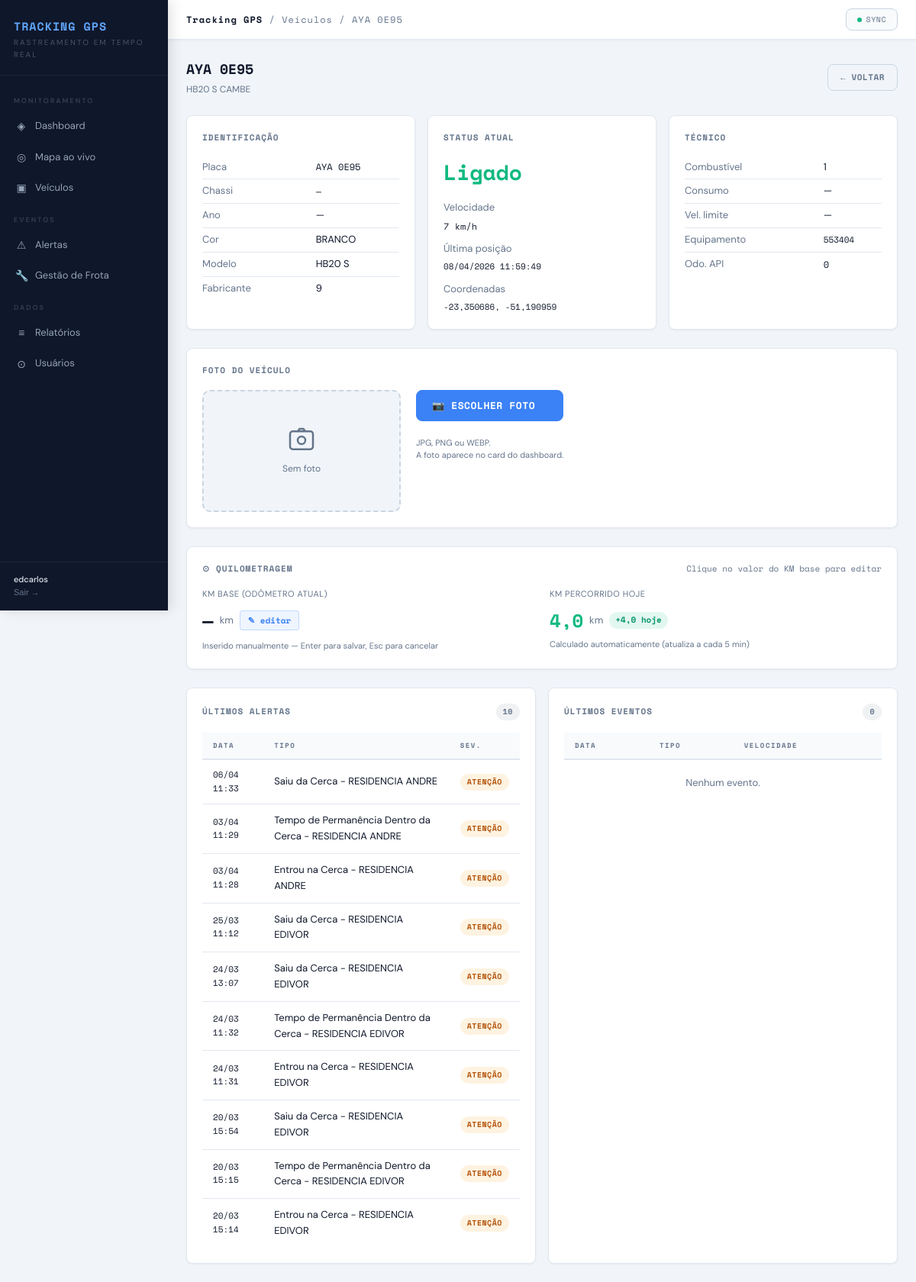
/veiculos/26/ (signed in), run on the app's committed database.
### core/models.py (models this page shows, shortened)
class Vehicle(models.Model):
    api_id          = models.CharField(max_length=20, unique=True, verbose_name="ID API")
    api_client_id   = models.CharField(max_length=20, blank=True)
    placa           = models.CharField(max_length=20, blank=True, verbose_name="Placa")
    tag             = models.CharField(max_length=50, blank=True, verbose_name="Tag")
    descricao       = models.CharField(max_length=200, blank=True, verbose_name="Descrição")
    chassi          = models.CharField(max_length=50, blank=True)
    ano             = models.CharField(max_length=10, blank=True)
    cor             = models.CharField(max_length=50, blank=True)
    tipo            = models.CharField(max_length=10, blank=True)
    fabricante      = models.CharField(max_length=10, blank=True)
    modelo          = models.CharField(max_length=100, blank=True)
    combustivel     = models.CharField(max_length=10, blank=True)
    consumo         = models.CharField(max_length=20, blank=True)
    velocidade_limite = models.CharField(max_length=20, blank=True)
    odometro        = models.CharField(max_length=20, blank=True)
    equipamento     = models.CharField(max_length=100, blank=True, null=True)
    latitude        = models.FloatField(null=True, blank=True)
    longitude       = models.FloatField(null=True, blank=True)
    velocidade_atual = models.FloatField(null=True, blank=True)
    ignicao         = models.BooleanField(null=True, blank=True)
    direcao         = models.FloatField(null=True, blank=True, verbose_name="Direção (graus)")
    ultima_posicao  = models.DateTimeField(null=True, blank=True)
    foto            = models.ImageField(upload_to='veiculos/', null=True, blank=True, verbose_name="Foto")
    km_base         = models.FloatField(null=True, blank=True, verbose_name="KM Base (odômetro manual)")
    km_percorrido_hoje = models.FloatField(default=0.0, verbose_name="KM percorrido hoje")
    km_dia_data     = models.DateField(null=True, blank=True, verbose_name="Data referência km diário")
    ativo           = models.BooleanField(default=True)
    criado_em       = models.DateTimeField(auto_now_add=True)
    atualizado_em   = models.DateTimeField(auto_now=True)
    class Meta:
        verbose_name = "Veículo"
        verbose_name_plural = "Veículos"
        ordering = ['placa']
    @property
    def status_display(self):
        if self.ignicao is None:
            return "Desconhecido"
        return "Ligado" if self.ignicao else "Desligado"
    @property
    def status_color(self):
        if self.ignicao is None:
            return "gray"
        return "green" if self.ignicao else "red"

class Alert(models.Model):
    SEVERIDADE_CHOICES = [
        ('info',    'Informação'),
        ('warning', 'Atenção'),
        ('danger',  'Crítico'),
    ]
    vehicle         = models.ForeignKey(Vehicle, on_delete=models.CASCADE, related_name='alerts')
    api_alert_id    = models.CharField(max_length=50, blank=True)
    tipo            = models.CharField(max_length=100, blank=True, verbose_name="Tipo")
    descricao       = models.TextField(blank=True, verbose_name="Descrição")
    severidade      = models.CharField(max_length=10, choices=SEVERIDADE_CHOICES, default='info')
    latitude        = models.FloatField(null=True, blank=True)
    longitude       = models.FloatField(null=True, blank=True)
    lido            = models.BooleanField(default=False)
    ocorrido_em     = models.DateTimeField(default=timezone.now)
    criado_em       = models.DateTimeField(auto_now_add=True)
    class Meta:
        verbose_name = "Alerta"
        verbose_name_plural = "Alertas"
        ordering = ['-ocorrido_em']

### core/views.py (the view)
# urls.py: path('veiculos/<int:pk>/',         views.veiculo_detalhe,      name='veiculo_detalhe'),
@login_required
def veiculo_detalhe(request, pk):
    veiculo  = get_object_or_404(Vehicle, pk=pk)
    eventos  = veiculo.events.order_by('-ocorrido_em')[:30]
    alertas  = veiculo.alerts.order_by('-ocorrido_em')[:30]
    return render(request, 'core/veiculo_detalhe.html', {
        'veiculo': veiculo,
        'eventos': eventos,
        'alertas': alertas,
    })

### core/context_processors.py (called while the page is built)
def nao_lidos(request):
    if request.user.is_authenticated:
        return {'nao_lidos': Alert.objects.filter(lido=False).count()}
    return {'nao_lidos': 0}

### core/templates/core/veiculo_detalhe.html (shortened to what this page needs)
{% extends 'core/base.html' %}
{% block topbar_title %}<span>Tracking GPS</span> / Veículos / {{ veiculo.placa }}{% endblock %}
{% block content %}
<div class="page-header">
  <div>
    <div class="page-title">{{ veiculo.placa }}</div>
    <div class="page-sub">{{ veiculo.descricao }}</div>
  </div>
  <a href="{% url 'veiculos' %}" class="btn btn-ghost">← Voltar</a>
</div>
<div class="grid-3" style="margin-bottom:24px">
  <div class="card">
    <div class="card-title" style="margin-bottom:14px">Identificação</div>
    <table style="font-size:13px;width:100%">
      <tr><td class="detail-td-label">Placa</td><td class="detail-td-val mono">{{ veiculo.placa }}</td></tr>
      <tr><td class="detail-td-label">Chassi</td><td class="detail-td-val mono">{{ veiculo.chassi|default:"—" }}</td></tr>
      <tr><td class="detail-td-label">Ano</td><td class="detail-td-val">{{ veiculo.ano|default:"—" }}</td></tr>
      <tr><td class="detail-td-label">Cor</td><td class="detail-td-val">{{ veiculo.cor|default:"—" }}</td></tr>
      <tr><td class="detail-td-label">Modelo</td><td class="detail-td-val">{{ veiculo.modelo|default:"—" }}</td></tr>
      <tr><td class="detail-td-label">Fabricante</td><td class="detail-td-val">{{ veiculo.fabricante|default:"—" }}</td></tr>
    </table>
  </div>
  <div class="card">
    <div class="card-title" style="margin-bottom:14px">Status atual</div>
    <div style="font-size:28px;font-family:var(--mono);font-weight:700;color:var(--{{ veiculo.status_color }})">
      {{ veiculo.status_display }}
    </div>
    <div style="margin-top:14px;font-size:13px">
      <div style="color:var(--muted);margin-bottom:4px">Velocidade</div>
      <div class="mono">{% if veiculo.velocidade_atual %}{{ veiculo.velocidade_atual|floatformat:0 }} km/h{% else %}—{% endif %}</div>
    </div>
    <div style="margin-top:10px;font-size:13px">
      <div style="color:var(--muted);margin-bottom:4px">Última posição</div>
      <div class="mono" style="font-size:11px">{% if veiculo.ultima_posicao %}{{ veiculo.ultima_posicao|date:"d/m/Y H:i:s" }}{% else %}—{% endif %}</div>
    </div>
    {% if veiculo.latitude %}
    <div style="margin-top:10px;font-size:13px">
      <div style="color:var(--muted);margin-bottom:4px">Coordenadas</div>
      <div class="mono" style="font-size:11px">{{ veiculo.latitude|floatformat:6 }}, {{ veiculo.longitude|floatformat:6 }}</div>
    </div>
    {% endif %}
  </div>
  <div class="card">
    <div class="card-title" style="margin-bottom:14px">Técnico</div>
    <table style="font-size:13px;width:100%">
      <tr><td class="detail-td-label">Combustível</td><td class="detail-td-val">{{ veiculo.combustivel|default:"—" }}</td></tr>
      <tr><td class="detail-td-label">Consumo</td><td class="detail-td-val">{% if veiculo.consumo %}{{ veiculo.consumo }} km/l{% else %}—{% endif %}</td></tr>
      <tr><td class="detail-td-label">Vel. limite</td><td class="detail-td-val">{% if veiculo.velocidade_limite %}{{ veiculo.velocidade_limite }} km/h{% else %}—{% endif %}</td></tr>
      <tr><td class="detail-td-label">Equipamento</td><td class="detail-td-val mono" style="font-size:11px">{{ veiculo.equipamento|default:"—" }}</td></tr>
      <tr><td class="detail-td-label">Odo. API</td><td class="detail-td-val mono">{{ veiculo.odometro|default:"—" }}</td></tr>
    </table>
  </div>
</div>
<div class="card" style="margin-bottom:24px">
  <div class="card-header">
    <div class="card-title">Foto do Veículo</div>
  </div>
  <div style="display:flex;align-items:flex-start;gap:20px;flex-wrap:wrap">
    <div id="foto-preview-wrap" style="position:relative;flex-shrink:0">
      {% if veiculo.foto %}
        <img id="foto-preview" src="{{ veiculo.foto.url }}" alt="{{ veiculo.placa }}"
             style="width:260px;height:160px;object-fit:cover;border-radius:10px;border:1px solid var(--border2);">
      {% else %}
        <div id="foto-preview" style="width:260px;height:160px;border-radius:10px;border:2px dashed var(--border2);
             background:var(--bg);display:flex;flex-direction:column;align-items:center;justify-content:center;gap:8px;color:var(--muted)">
          <svg width="40" height="40" viewBox="0 0 24 24" fill="none" stroke="currentColor" stroke-width="1.5">
            <rect x="3" y="5" width="18" height="14" rx="2"/><circle cx="12" cy="12" r="3"/>
            <path d="M9 5l1.5-2h3L15 5"/>
          </svg>
          <span style="font-size:12px">Sem foto</span>
        </div>
      {% endif %}
    </div>
    <div style="display:flex;flex-direction:column;gap:10px;justify-content:center">
      <label for="foto-file-input" class="btn btn-primary" style="cursor:pointer;font-size:13px;padding:9px 20px;display:inline-flex;align-items:center;gap:6px">
        📷 Escolher foto
      </label>
      <div style="font-size:11px;color:var(--muted);line-height:1.5">
        JPG, PNG ou WEBP.<br>A foto aparece no card do dashboard.
      </div>
    </div>
  </div>
</div>
<div class="card" style="margin-bottom:24px">
  <div class="card-header">
    <div class="card-title">⊙ Quilometragem</div>
    <span style="font-size:11px;color:var(--muted);font-family:var(--mono)">
      Clique no valor do KM base para editar
    </span>
  </div>
  <div style="display:grid;grid-template-columns:repeat(auto-fit,minmax(200px,1fr));gap:20px">
    <div>
      <div style="font-size:11px;color:var(--muted);text-transform:uppercase;letter-spacing:.5px;margin-bottom:6px">
        KM Base (odômetro atual)
      </div>
      <div id="km-view" style="display:flex;align-items:center;gap:8px">
        <span id="km-base-val" class="mono" style="font-size:24px;font-weight:700;color:var(--text)">{% if veiculo.km_base is not None %}{{ veiculo.km_base|floatformat:0 }}{% else %}—{% endif %}</span>
        <span style="font-size:13px;color:var(--muted)">km</span>
        <button class="km-edit-btn" onclick="abrirEdicaoKm()">✎ editar</button>
      </div>
      <div style="font-size:11px;color:var(--muted);margin-top:6px">Inserido manualmente — Enter para salvar, Esc para cancelar</div>
    </div>
    <div>
      <div style="font-size:11px;color:var(--muted);text-transform:uppercase;letter-spacing:.5px;margin-bottom:6px">
        KM percorrido hoje
      </div>
      <div style="display:flex;align-items:center;gap:8px">
        <span class="mono" style="font-size:24px;font-weight:700;color:var(--green)">
          {{ veiculo.km_percorrido_hoje|floatformat:1 }}
        </span>
        <span style="font-size:13px;color:var(--muted)">km</span>
        {% if veiculo.km_percorrido_hoje > 0 %}
        <span class="km-hoje-pill">+{{ veiculo.km_percorrido_hoje|floatformat:1 }} hoje</span>
        {% endif %}
      </div>
      <div style="font-size:11px;color:var(--muted);margin-top:4px">Calculado automaticamente (atualiza a cada 5 min)</div>
    </div>
  </div>
</div>
<div class="grid-2">
  <div class="card">
    <div class="card-header">
      <div class="card-title">Últimos Alertas</div>
      <span class="badge badge-gray">{{ alertas|length }}</span>
    </div>
    <div class="table-wrap">
      <table>
        <thead><tr><th>Data</th><th>Tipo</th><th>Sev.</th></tr></thead>
        <tbody>
          {% for a in alertas %}
          <tr>
            <td class="mono" style="font-size:11px">{{ a.ocorrido_em|date:"d/m H:i" }}</td>
            <td>{{ a.tipo }}</td>
            <td>
              {% if a.severidade == 'danger' %}<span class="badge badge-red">CRÍTICO</span>
              {% elif a.severidade == 'warning' %}<span class="badge badge-yellow">ATENÇÃO</span>
              {% else %}<span class="badge badge-blue">INFO</span>{% endif %}
            </td>
          </tr>
          {% empty %}
          <tr><td colspan="3" style="color:var(--muted);text-align:center;padding:20px">Nenhum alerta.</td></tr>
          {% endfor %}
        </tbody>
      </table>
    </div>
  </div>
  <div class="card">
    <div class="card-header">
      <div class="card-title">Últimos Eventos</div>
      <span class="badge badge-gray">{{ eventos|length }}</span>
    </div>
    <div class="table-wrap">
      <table>
        <thead><tr><th>Data</th><th>Tipo</th><th>Velocidade</th></tr></thead>
        <tbody>
          {% for e in eventos %}
          <tr>
            <td class="mono" style="font-size:11px">{{ e.ocorrido_em|date:"d/m H:i" }}</td>
            <td>{{ e.tipo }}</td>
            <td class="mono">{% if e.velocidade %}{{ e.velocidade|floatformat:0 }} km/h{% else %}—{% endif %}</td>
          </tr>
          {% empty %}
          <tr><td colspan="3" style="color:var(--muted);text-align:center;padding:20px">Nenhum evento.</td></tr>
          {% endfor %}
        </tbody>
      </table>
    </div>
  </div>
</div>
{% endblock %}

### core/templates/core/base.html (shortened to what this page needs)
<!DOCTYPE html>
<html lang="pt-BR">
<head>
</head>
<body>
<nav class="sidebar">
  <div class="sidebar-logo">
    <div class="brand">TRACKING GPS</div>
    <div class="tagline">Rastreamento em Tempo Real</div>
  </div>
  <div class="sidebar-nav">
    <div class="nav-label">Monitoramento</div>
    <a href="{% url 'dashboard' %}" class="nav-link {% if request.resolver_match.url_name == 'dashboard' %}active{% endif %}">
      <span class="nav-icon">◈</span> Dashboard
    </a>
    <a href="{% url 'mapa' %}" class="nav-link {% if request.resolver_match.url_name == 'mapa' %}active{% endif %}">
      <span class="nav-icon">◎</span> Mapa ao vivo
    </a>
    <a href="{% url 'veiculos' %}" class="nav-link {% if request.resolver_match.url_name == 'veiculos' %}active{% endif %}">
      <span class="nav-icon">▣</span> Veículos
    </a>
    <div class="nav-label">Eventos</div>
    <a href="{% url 'alertas' %}" class="nav-link {% if request.resolver_match.url_name == 'alertas' %}active{% endif %}">
      <span class="nav-icon">⚠</span> Alertas
    </a>
    <a href="{% url 'frota' %}" class="nav-link {% if request.resolver_match.url_name in 'frota,manutencao_criar,manutencao_editar,ocorrencia_criar,ocorrencia_editar' %}active{% endif %}">
      <span class="nav-icon">🔧</span> Gestão de Frota
    </a>
    <div class="nav-label">Dados</div>
    <a href="{% url 'relatorios' %}" class="nav-link {% if request.resolver_match.url_name == 'relatorios' %}active{% endif %}">
      <span class="nav-icon">≡</span> Relatórios
    </a>
    {% if request.user.is_staff or request.user.is_superuser %}
    <a href="{% url 'usuarios' %}" class="nav-link {% if request.resolver_match.url_name in 'usuarios,usuario_criar,usuario_editar' %}active{% endif %}">
      <span class="nav-icon">⊙</span> Usuários
    </a>
    {% endif %}
  </div>
  <div class="sidebar-footer">
    <div class="user">{{ request.user.get_full_name|default:request.user.username }}</div>
    <form method="post" action="{% url 'logout' %}" style="margin:0">
      <button type="submit" style="background:none;border:none;cursor:pointer;color:var(--muted);font-size:11px;padding:0;">Sair →</button>
    </form>
  </div>
</nav>
<div class="topbar">
  <div class="topbar-title">
    {% block topbar_title %}{% endblock %}
  </div>
  <div class="topbar-actions">
    <button class="sync-btn" onclick="syncAgora()" id="sync-btn">
      <span class="sync-dot" id="sync-dot"></span>
      <span id="sync-txt">SYNC</span>
    </button>
  </div>
</div>
<main class="main">
  <div class="content">
    {% block content %}{% endblock %}
  </div>
</main>
</body>
</html>

### core/templates/core/veiculo_detalhe.html (style rules this page uses)
.km-edit-btn { background: rgba(59,130,246,.08); border: 1px solid rgba(59,130,246,.25); cursor: pointer; color: var(--accent); font-size: 11px; padding: 4px 10px; border-radius: 4px; transition: all .15s; font-family: var(--mono); font-weight: 700; }
.km-hoje-pill { display: inline-block; background: rgba(16,185,129,.12); color: #059669; font-family: var(--mono); font-size: 11px; font-weight: 700; padding: 2px 8px; border-radius: 20px; }
.detail-td-label { color: var(--muted); padding: 5px 0; padding-right: 16px; white-space: nowrap; }
.detail-td-val { padding: 5px 0; }

### data on the page
Vehicle: placa "AYA 0E95", descricao "HB20 S CAMBE", chassi "—", ano "—", cor "BRANCO", modelo "HB20 S", fabricante "9", status_display "Ligado", velocidade_atual "7", ultima_posicao "08/04/2026 11:59:49", latitude "-23,350686", longitude "-51,190959", combustivel "1", equipamento "553404", odometro "0", km_percorrido_hoje "4,0"
Alert: ocorrido_em "06/04 11:33", tipo "Saiu da Cerca - RESIDENCIA ANDRE", severidade "ATENÇÃO"
Alert: ocorrido_em "03/04 11:29", tipo "Tempo de Permanência Dentro da Cerca - RESIDENCIA ANDRE", severidade "ATENÇÃO"
Alert: ocorrido_em "03/04 11:28", tipo "Entrou na Cerca - RESIDENCIA ANDRE", severidade "ATENÇÃO"
Alert: ocorrido_em "25/03 11:12", tipo "Saiu da Cerca - RESIDENCIA EDIVOR", severidade "ATENÇÃO"
Alert: ocorrido_em "24/03 13:07", tipo "Saiu da Cerca - RESIDENCIA EDIVOR", severidade "ATENÇÃO"
Alert: ocorrido_em "24/03 11:32", tipo "Tempo de Permanência Dentro da Cerca - RESIDENCIA EDIVOR", severidade "ATENÇÃO"
Alert: ocorrido_em "24/03 11:31", tipo "Entrou na Cerca - RESIDENCIA EDIVOR", severidade "ATENÇÃO"
Alert: ocorrido_em "20/03 15:54", tipo "Saiu da Cerca - RESIDENCIA EDIVOR", severidade "ATENÇÃO"
Alert: ocorrido_em "20/03 15:15", tipo "Tempo de Permanência Dentro da Cerca - RESIDENCIA EDIVOR", severidade "ATENÇÃO"
Alert: ocorrido_em "20/03 15:14", tipo "Entrou na Cerca - RESIDENCIA EDIVOR", severidade "ATENÇÃO"

### other printed values
{{ request.user.get_full_name|default:request.user.username }} "edcarlos"
{{ alertas|length }} "10"
{{ eventos|length }} "0"
